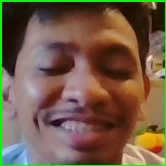
#> input picture dataset/brian/4_1.jpg, 166 x 166 px, found by its file name; its folder holds only this picture in this run
$ python train_model.py
#> lines starting #> are read from the running program, lines starting #| are printed output that depends on the picture
import os
import cv2 as cv
import numpy as np

from PIL import Image

names = []
paths = []

for users in os.listdir("dataset"):
    names.append(users)

for name in names:
    for image in os.listdir("dataset\{}".format(name)):
        path_string = os.path.join("dataset\{}".format(name), image)
        paths.append(path_string)

faces = []
ids = []


for img_path in paths:
    image = Image.open(img_path).convert("L")
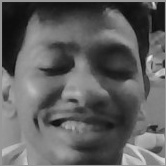
#> image: PIL image 166x166 L; min 11, max 229, mean 96.2
    imgNp = np.array(image, "uint8")

    faces.append(imgNp)
#> (the run stopped early here; a loop or call above may not have finished)
